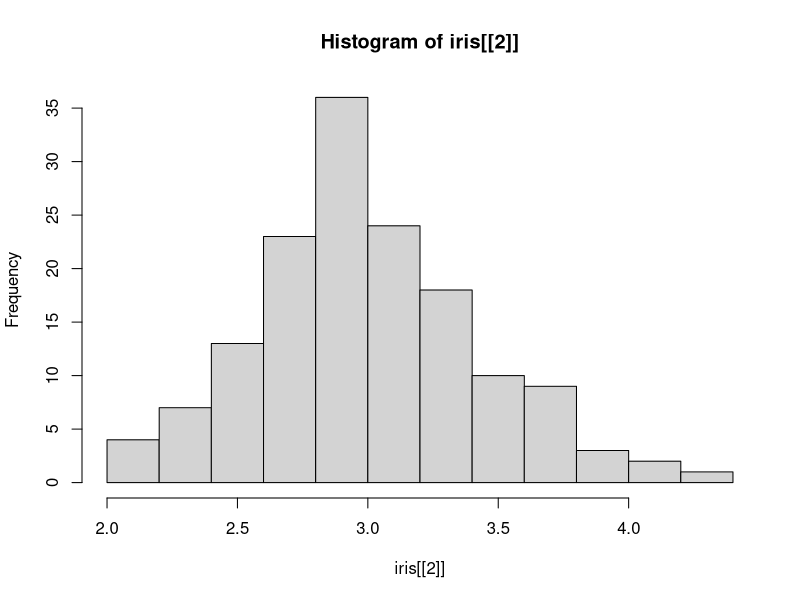

Here is the R script that generated this plot:
## ---- chunk 1
x <- c(1,2,3,4,5,6)
b <- 2
x*b
## ---- chunk 2

for (val in x) {
  if (val %% 2 == 0)
    print(val*b)
}

## ---- chunk 3
print('This is the final piece of code')
hist(iris[[2]])

